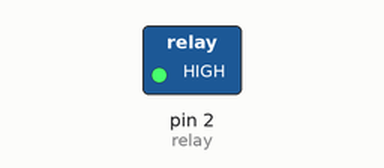
This sketch was run on a simulated Arduino Uno, built with avr-gcc and run on an emulated ATmega328P. On the bench: switched loads named in the sketch (green lamp = pin HIGH).

Above: at 1.0 s.
At 3.0 s:
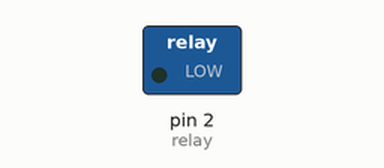
Timing chart, 0 to 5.2 s (numbered marks = the images above):
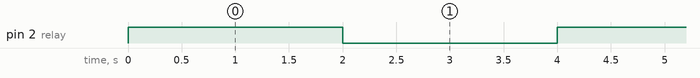

Measured:
- by itself, pin 2 (relay): alternates HIGH for 2.0 s and LOW for 2.0 s

The sketch:

Relay_example.ino
```cpp
int relay = 2;

void setup(){
  Serial.begin(9600);
  pinMode(relay,OUTPUT);

}
void loop(){
digitalWrite(relay,HIGH);
delay(2000);
digitalWrite(relay,LOW);
delay(2000);
}
```
